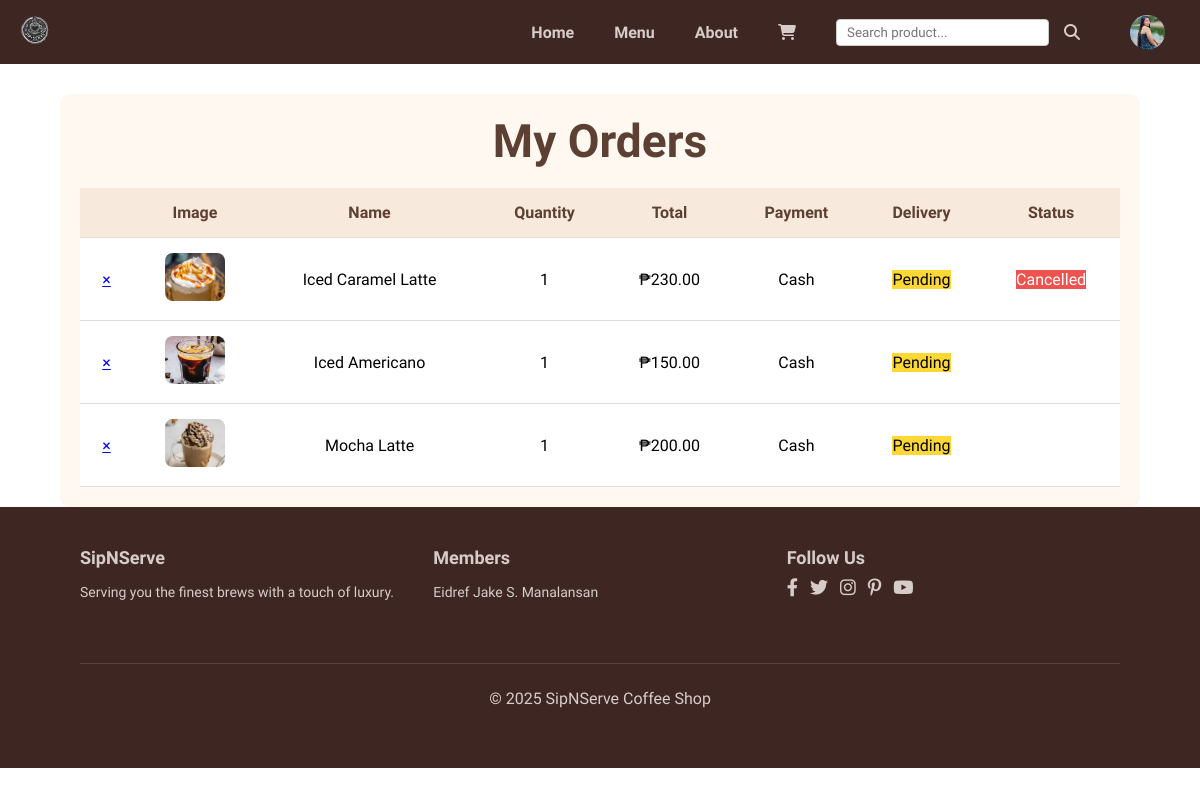
Page /user/orders.php (signed in) on the committed database.
### tables this page shows
CREATE TABLE `orders` (
  `id` int(11) NOT NULL,
  `user_id` int(11) DEFAULT NULL,
  `product_id` int(11) DEFAULT NULL,
  `quantity` int(11) DEFAULT NULL,
  `price` decimal(10,2) DEFAULT 0.00,
  `total_price` decimal(10,2) DEFAULT NULL,
  `status` varchar(20) NOT NULL DEFAULT 'Pending',
  `created_at` timestamp NOT NULL DEFAULT current_timestamp(),
  `size` varchar(10) DEFAULT 'small',
  `payment_method` varchar(20) NOT NULL DEFAULT 'Cash',
  `delivery_status` varchar(50) DEFAULT 'Pending'
);

CREATE TABLE `products` (
  `id` int(11) NOT NULL,
  `name` varchar(100) DEFAULT NULL,
  `category` varchar(100) DEFAULT NULL,
  `price_small` decimal(10,2) DEFAULT NULL,
  `price_medium` decimal(10,2) DEFAULT NULL,
  `price_large` decimal(10,2) DEFAULT NULL,
  `description` text DEFAULT NULL,
  `image` varchar(255) DEFAULT NULL,
  `added_date` datetime NOT NULL DEFAULT current_timestamp(),
  `status` enum('available','sold_out') DEFAULT 'available'
);

### user/orders.php (the view, shortened to what this page needs)
<?php
include '../includes/db.php';
$userId = $_SESSION['user_id'];
$orders = $conn->query("
    SELECT o.*, p.name, p.image
    FROM orders o
    JOIN products p ON o.product_id = p.id
    WHERE o.user_id = $userId
    ORDER BY o.created_at DESC
");
?>
<!DOCTYPE html>
<html>
<head>
    <link rel="stylesheet" href="https://cdnjs.cloudflare.com/ajax/libs/font-awesome/6.4.0/css/all.min.css">
    <link rel="stylesheet" href="../assets/css/style.css">
</head>
<body>
<section id="header">
    <a href="#"><img src="../assets/images/siplogo.png" class="logo"></a>
    <div>
        <ul id="navbar">
            <li><a href="home.php">Home</a></li>
            <li><a href="menu.php">Menu</a></li>
            <li><a href="about.php">About</a></li>
            <li><a href="cart.php"><i class="fa fa-shopping-cart"></i></a></li>
            <li>
                <form action="menu.php" method="get" class="search-form">
                    <input type="text" name="search" placeholder="Search product..." required>
                    <button type="submit"><i class="fa fa-search"></i></button>
                </form>
            </li>
            <li>
                <div class="profile-dropdown1 active">
                    <img src="../assets/images/profiles/<?=$_SESSION['profile_img']?>"
                         style="width:35px; height:35px; border-radius:50%; vertical-align:middle; cursor:pointer;"
                         onclick="toggleDropdown()">
                </div>
            </li>
        </ul>
    </div>
</section>
<section class="orders-container">
  <h2 style="text-align:center; color:#5c4033; margin-bottom: 20px;">My Orders</h2>
  <table>
    <thead>
      <tr>
        <th></th>
        <th>Image</th>
        <th>Name</th>
        <th>Quantity</th>
        <th>Total</th>
        <th>Payment</th>
        <th>Delivery</th>
        <th>Status</th>
      </tr>
    </thead>
    <tbody>
      <?php while ($o = $orders->fetch_assoc()): ?>
      <tr>
        <td>
            <a href="?delete=<?= $o['id'] ?>" class="delete-btn" onclick="return confirm('Are you sure you want to delete this order?')">×</a>
        </td>
        <td>
            <img src="../assets/images/products/<?= $o['image'] ?>" width="60">
        </td>
        <td><?= $o['name'] ?></td>
        <td><?= $o['quantity'] ?></td>
        <td>₱<?= number_format($o['total_price'],2) ?></td>
        <td><?= htmlspecialchars($o['payment_method']) ?></td>
        <td>
            <span class="status-badge" style="<?php
                switch($o['delivery_status']){
                    case 'Pending': echo 'background:#fdd835;color:#000;'; break;
                }
            ?>"><?= $o['delivery_status'] ?></span>
        </td>
        <td>
            <span class="status-badge" style="<?php
                switch($o['status']){
                    case 'Cancelled': echo 'background:#ef5350;color:#fff;'; break;
                    default: echo 'background:#ccc;color:#000;';
                }
            ?>"><?= $o['status'] ?></span>
        </td>
      </tr>
      <?php endwhile; ?>
    </tbody>
  </table>
</section>
<footer class="section-p1">
  <div class="footer-container">
    <div class="footer-section">
      <h3>SipNServe</h3>
      <p>Serving you the finest brews with a touch of luxury.</p>
    </div>
    <div class="footer-section">
      <h3>Members</h3>
      <p>Eidref Jake S. Manalansan</p>
    </div>
    <div class="footer-section">
      <h3>Follow Us</h3>
      <div class="follow">
        <i class="fab fa-facebook-f"></i>
        <i class="fab fa-twitter"></i>
        <i class="fab fa-instagram"></i>
        <i class="fab fa-pinterest-p"></i>
        <i class="fab fa-youtube"></i>
      </div>
    </div>
    <div class="copyright">
      <p>&copy; 2025 SipNServe Coffee Shop</p>
    </div>
  </div>
</footer>
</body>
</html>

### assets/css/style.css (style rules this page uses)
* { margin: 0; padding: 0; box-sizing: border-box; font-family: "Spartan", sans-serif; }
h2 { font-size: 46px; line-height: 54px; color: #4b2e2e; }
p { font-size: 16px; color: #5c4033; margin: 15px 0 20px 0; }
.section-p1 { padding: 40px 80px; }
body { width: 100%; }
.logo { width: 40px; height: 40px; border-radius: 50%; object-fit: cover; }
#header { position: sticky; top: 0; z-index: 1000; background-color: #3e2723; display: flex; justify-content: space-between; align-items: center; padding: 10px 15px; }
#navbar { display: flex; align-items: center; justify-content: center; }
#navbar li { list-style: none; padding: 0 20px; position: relative; }
#navbar li a { text-decoration: none; font-size: 16px; font-weight: 600; color: #d7ccc8; transition: 0.3s ease; }
.search-form { display: flex; align-items: center; gap: 5px; }
.search-form input[type="text"] { padding: 5px 10px; border: 1px solid #ccc; border-radius: 4px; outline: none; }
.search-form button { background-color: #3e2723; border: none; padding: 6px 10px; border-radius: 4px; cursor: pointer; color: #d7ccc8; display: flex; align-items: center; justify-content: center; }
.search-form button i { font-size: 16px; }
#product1 h2, p { color: #d7ccc8; }
footer { background-color: #3e2723; padding: 30px 15px; color: #d7ccc8; font-family: "Arial", sans-serif; }
.footer-container { max-width: 1200px; margin: auto; display: flex; flex-wrap: wrap; justify-content: space-between; gap: 20px; }
.footer-section { flex: 1 1 250px; }
.footer-section h3 { font-size: 18px; margin-bottom: 10px; }
.footer-section p { font-size: 14px; line-height: 1.4; }
.follow { display: flex; gap: 12px; margin-top: 10px; }
.follow i { font-size: 18px; color: #d7ccc8; cursor: pointer; }
.copyright { width: 100%; text-align: center; margin-top: 20px; font-size: 12px; border-top: 1px solid #5d4037; padding-top: 10px; }
.orders-container { width: 90%; margin: auto; background: #fff8f0; padding: 20px; border-radius: 10px; margin-top: 30px; }
.orders-container table { width: 100%; border-collapse: collapse; background: white; }
.orders-container th, .orders-container td { padding: 15px; text-align: center; border-bottom: 1px solid #ddd; }
.orders-container th { background: #f7e9dc; color: #5c4033; }
.orders-container td img { border-radius: 8px; max-width: 60px; height: auto; }
.profile-dropdown1 { position: relative; display: inline-block; }

### rows in the picture
orders: product.image (picture), product.name "Iced Caramel Latte", quantity "1", total_price "230.00", payment_method "Cash", delivery_status "Pending", status "Cancelled"
orders: product.image (picture), product.name "Iced Americano", quantity "1", total_price "150.00", payment_method "Cash", delivery_status "Pending"
orders: product.image (picture), product.name "Mocha Latte", quantity "1", total_price "200.00", payment_method "Cash", delivery_status "Pending"
